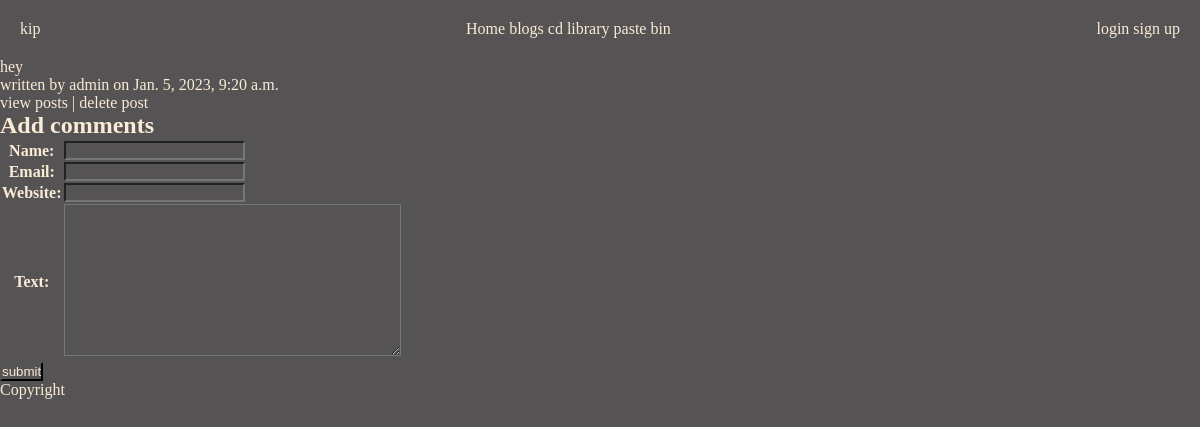
Page /blog/post/hey on the committed database.
### blog/models.py (models this page shows, shortened)
class Post(models.Model):
    title = models.CharField(max_length=100)
    textContent = models.TextField(blank=True, null=True)
    slug = models.SlugField(unique=True)
    created_on = models.DateTimeField(auto_now_add=True)
    author = models.ForeignKey(User, on_delete=models.CASCADE)

### blog/views.py (the view)
# urls.py: path("post/<str:slug>",views.view_post,name = "blog_post_detail"),
def view_post(request, slug):
    post = get_object_or_404(Post, slug = slug)
    form = CommentForm(request.POST or None)
    if form.is_valid():
        comment = form.save(commit = False)
        comment.post = post
        comment.save()
        return redirect("blog_post_detail", slug = post.slug)
    return render(request, 'blog/blog_post.html',{'post':post,'form': form})

### blog/forms.py
class CommentForm(forms.ModelForm):
    class Meta:
        model = Comment
        exclude = ["post"]

### templates/blog/blog_post.html (shortened to what this page needs)
{% extends 'base.html' %}
{% block content %}
{% block title %}{{ post.title }} {% endblock %}
        <div>
            <span>
                written by {{ post.author }} on {{ post.created_on }}
            </span>
        </div>
    <div>
        <a href = "{% url 'index' %}">view posts</a> | <a href = "{% url 'delete_post' post.slug %}">delete post</a>
    </div>
    <div>
        <h2>Add comments</h2>
        <form action = "" method="POST">
            <table>
                {{ form.as_table }}
            </table>
            <input type = "submit" name = "submit", value = "submit">
        </form>
    </div>
{% endblock %}

### static/navbar.css (style rules this page uses)
* { color: antiquewhite; background-color: rgb(85, 83, 83); margin: 0; padding: 0; }
a { text-decoration: none; }

### rows in the picture
Post: title "hey", author "admin", created_on "Jan. 5, 2023, 9:20 a.m."
